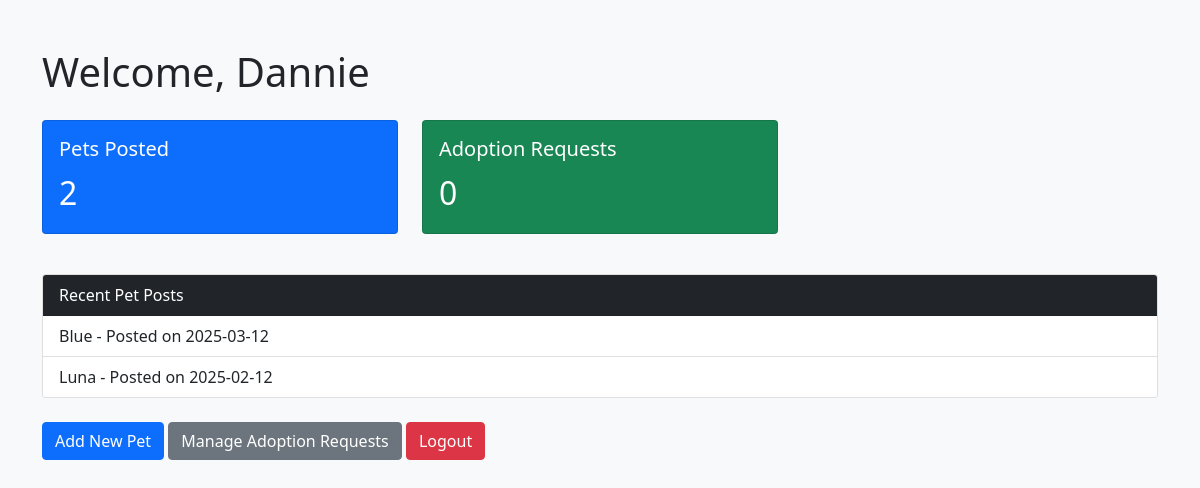
/public/staff/provider/provider_dashboard.php (signed in), run on the app's committed database.
### tables this page shows
CREATE TABLE `pet` (
  `pet_id` int(5) NOT NULL,
  `pet_name` varchar(20) NOT NULL,
  `location` varchar(50) NOT NULL,
  `pet_type` varchar(20) NOT NULL,
  `post_date` date NOT NULL,
  `description` text NOT NULL
);

### public/staff/provider/provider_dashboard.php (the view, shortened to what this page needs)
<?php require_once("../../../private/functions/initialization.php") ?>
<?php
      $user_name = $_SESSION['user_name'];
      $userQuery = "SELECT user_id FROM user WHERE user_name = '$user_name'";
      $userResult = mysqli_query($connection, $userQuery);
      $userData = mysqli_fetch_assoc($userResult);
      $user_id = $userData['user_id'];
      $petCountQuery = "SELECT COUNT(*) AS pet_count FROM provide_records WHERE user_id = '$user_id'";
      $petCountResult = mysqli_query($connection, $petCountQuery);
      $petCount = mysqli_fetch_assoc($petCountResult)['pet_count'];
      $adoptionRequestCountQuery = "SELECT COUNT(*) AS adoption_request_count FROM adoption_records ar JOIN provide_records pr ON ar.pet_id = pr.pet_id WHERE pr.user_id = '$user_id'";
      $adoptionRequestCountResult = mysqli_query($connection, $adoptionRequestCountQuery);
      $adoptionRequestCount = mysqli_fetch_assoc($adoptionRequestCountResult)['adoption_request_count'];
      $recentPetsQuery = "SELECT pet.pet_name, pet.post_date
                    FROM provide_records
                    JOIN pet ON provide_records.pet_id = pet.pet_id
                    WHERE provide_records.user_id = '$user_id'
                    ORDER BY pet.post_date DESC
                    LIMIT 3";
      $recentPetsResult = mysqli_query($connection, $recentPetsQuery);
?>
<!DOCTYPE html>
<html lang="en">
<head>
    <link href="https://cdn.jsdelivr.net/npm/bootstrap@5.1.0/dist/css/bootstrap.min.css" rel="stylesheet">
</head>
<body class="bg-light">
<div class="container mt-5">
    <h1 class="mb-4">Welcome, <?= htmlspecialchars($user_name) ?></h1>
    <div class="row">
        <div class="col-md-4">
            <div class="card text-white bg-primary mb-3">
                <div class="card-body">
                    <h5 class="card-title">Pets Posted</h5>
                    <p class="card-text fs-2"><?= $petCount ?></p>
                </div>
            </div>
        </div>
        <div class="col-md-4">
            <div class="card text-white bg-success mb-3">
                <div class="card-body">
                    <h5 class="card-title">Adoption Requests</h5>
                    <p class="card-text fs-2"><?= $adoptionRequestCount ?></p>
                </div>
            </div>
        </div>
    </div>
    <div class="card mt-4">
        <div class="card-header bg-dark text-white">Recent Pet Posts</div>
        <ul class="list-group list-group-flush">
            <?php while ($pet = mysqli_fetch_assoc($recentPetsResult)) : ?>
                <li class="list-group-item">
                    <?= htmlspecialchars($pet['pet_name']) ?> - Posted on <?= htmlspecialchars($pet['post_date']) ?>
                </li>
            <?php endwhile; ?>
        </ul>
    </div>
    <div class="mt-4">
        <a href="post_pet.php" class="btn btn-primary">Add New Pet</a>
        <a href="adoption_requests.php" class="btn btn-secondary">Manage Adoption Requests</a>
        <a href="logout.php" class="btn btn-danger">Logout</a>
    </div>
</div>
</body>
</html>

### data on the page
pet: pet_name "Blue", post_date "2025-03-12"
pet: pet_name "Luna", post_date "2025-02-12"

### other printed values
$user_name "Dannie"
$petCount "2"
$adoptionRequestCount "0"
